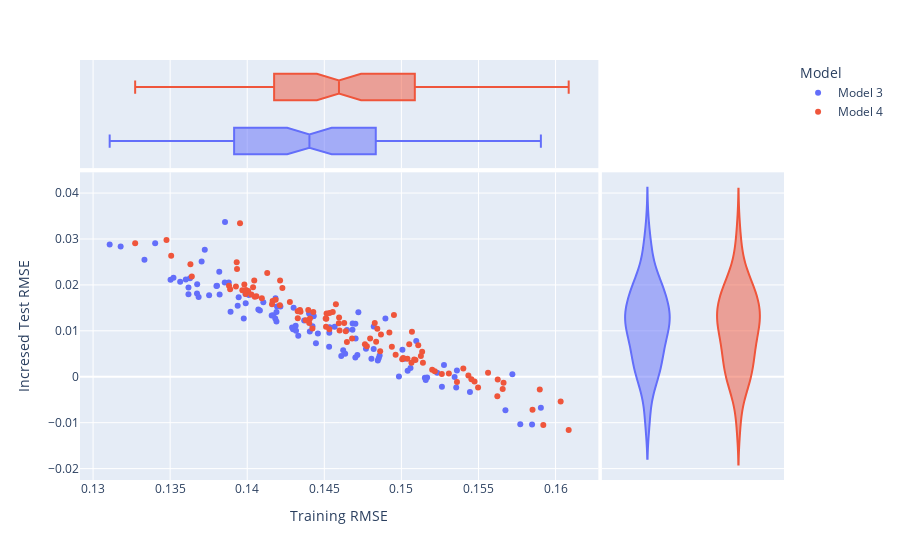

Notebook cell for this chart:
### Code cell
px.scatter(pd.DataFrame({'Incresed Test RMSE': (model_3_test_RMSEs-model_4_train_RMSEs).tolist()+
                                               (model_4_test_RMSEs-model_4_train_RMSEs).tolist(),
                         'Training RMSE': model_3_train_RMSEs.tolist()+model_4_train_RMSEs.tolist(),
                         'Model': ["Model 3"]*reps+["Model 4"]*reps}),
           x='Training RMSE', y='Incresed Test RMSE', color='Model',
           marginal_x="box", marginal_y="violin")
